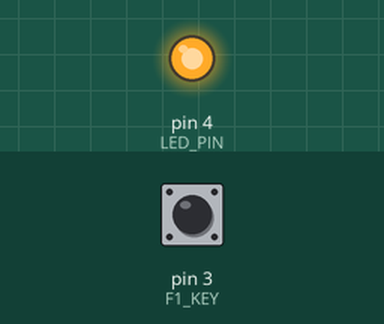
Recording of a program running on a simulated Arduino Uno, built with avr-gcc and run on an emulated ATmega328P. Parts: output pins drawn as LEDs (lit = HIGH). Dashed ring = blinking. Inputs (shaded band) come from the test bench; at power-on: pin 3 (F1_KEY) HIGH. What the program prints to the serial monitor is not drawn.

Above: at 2.2 s.
2.3 s: pin 3 (F1_KEY) pulled LOW for 0.15 s
4.5 s: pin 3 (F1_KEY) pulled LOW for 1 s
At 6.7 s:
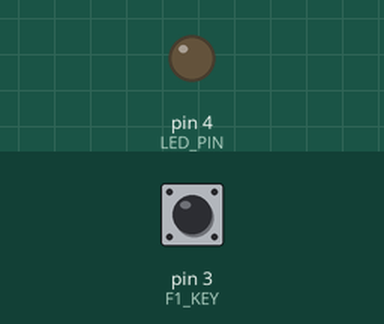
7.0 s: pin 3 (F1_KEY) pulled LOW for 3.2 s
At 11.4 s:
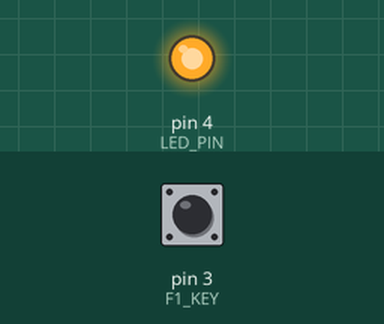
11.7 s: pin 3 (F1_KEY) pulsed LOW 5 times (0.12 s each, 0.3 s apart)
At 12.27 s:
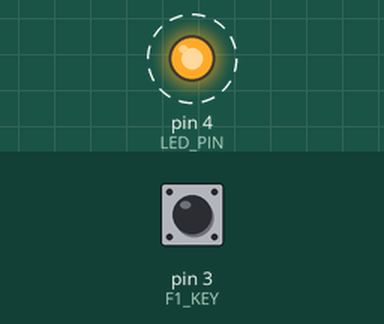
Timing chart, 0 to 14.7 s (numbered marks = the images above; inputs shaded):
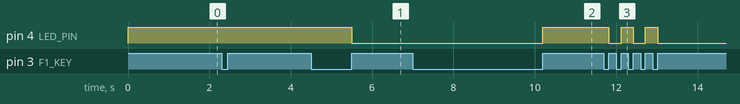

The program:

main.cpp
```cpp
/* Arduino USB HID Keyboard Demo
 * Random Key/Random Delay
 */
#include <Arduino.h>

uint8_t buf[8] = {
  0
 };   /* Keyboard report buffer */


bool state = false;

const int LED_PIN = 4;
const int F1_KEY = 3;


void releaseKey()
{
 buf[0] = 0;
 buf[2] = 0;
 Serial.write( buf, 8 );
 delay(100);
}

void setup()
{
  Serial.begin(9600);
  pinMode( LED_PIN, OUTPUT );
  pinMode( F1_KEY, INPUT_PULLUP );
  digitalWrite(LED_PIN, HIGH);
  delay(1000);
}

void loop() {
  if ( digitalRead(F1_KEY) == 0 ){
    while( digitalRead(F1_KEY) == 0 )
      ;
    state = !state;
    digitalWrite(LED_PIN, state);
  }

  if ( state ) {
    buf[2] = 58;
    Serial.write( buf, 8 );
    releaseKey();
  }
}
```

Measured:
- after the input at 2.3 s, every drawn part: stays the same
- after the input at 4.5 s, pin 4 (LED_PIN): HIGH → LOW after 1.0 s
- after the input at 7.0 s, pin 4 (LED_PIN): LOW → HIGH after 3.2 s
- after the input at 11.7 s, pin 4 (LED_PIN): alternates HIGH for 0.30 s and LOW for 0.30 s, 5 changes in all, then stays LOW, starting after 0.12 s
